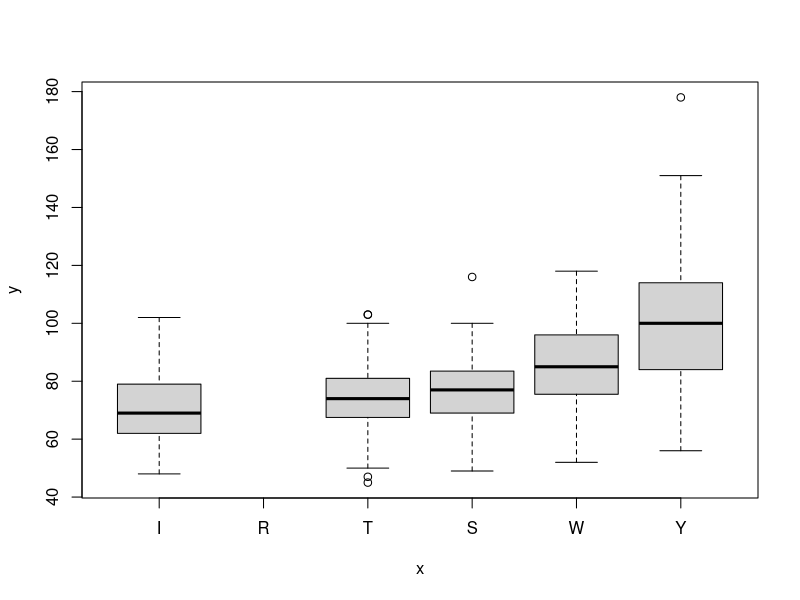
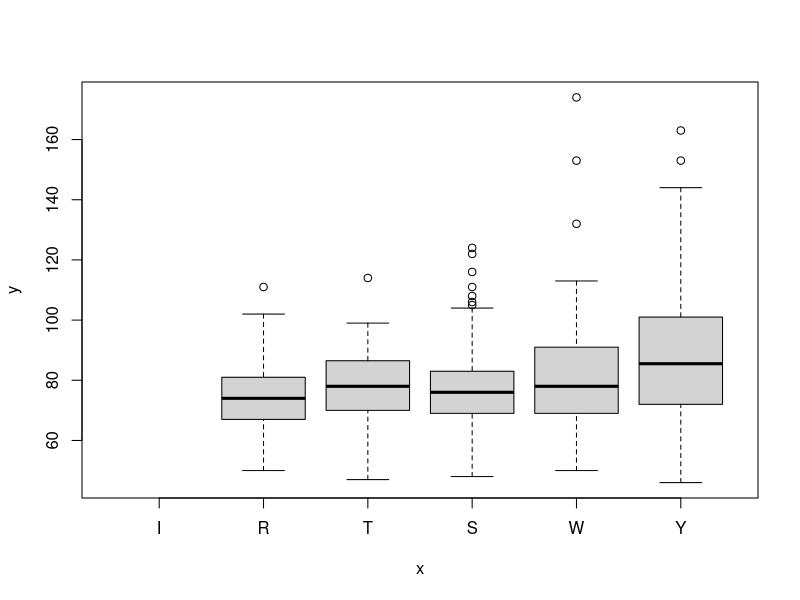

The R source for these figures, in order: (Note: this script raises an error after producing the figures.)
# R
#
VowelTable <- read.table("VowelReductionTest.tsv", header = TRUE, sep = "\t", na.strings = "-");
VowelTable$VowelDensity <- VowelTable$N/VowelTable$Duration
AverageVowels <- aggregate(cbind(Area1, Area2, N, i.dist, u.dist, a.dist, Duration, VowelDensity)~Speaker+Sex+Style+Text, data=VowelTable, mean);
SdevVowels <- aggregate(cbind(Area1, Area2, N, i.dist, u.dist, a.dist, Duration, VowelDensity)~Speaker+Sex+Style+Text, data=VowelTable, sd);


#for (Speaker in c("N","I","G","L","E","R","K","H", "D", "O")) {
#print(Speaker)
#print(t.test(VowelTable[VowelTable$Style=="VI"&VowelTable$Speaker==Speaker,]$Area, VowelTable[VowelTable$Style=="VT"&VowelTable$Speaker==Speaker,]$Area));
#};

#analysisVowel<-lm(Area ~ Speaker+Style, data=VowelTable, subset=VowelTable$Speaker=="VI"|VowelTable$Style=="VT")
#analysisVowel<-lm(cbind(i.dist,u.dist,a.dist) ~ Speaker+Style, data=VowelTable)
#analysisVowel<-lm(Area ~ Speaker+Style, data=VowelTable, subset=VowelTable$Text=="V")

print("V + F")
analysisVowelVF<-lm(Area2 ~ Speaker+Style+Text, data=VowelTable)
print(anova(analysisVowelVF))
print(summary.lm(analysisVowelVF))

print("V")
analysisVowelV<-lm(Area2 ~ Speaker+Style, data=VowelTable, subset=VowelTable$Text=="V")
print(anova(analysisVowelV))
print(summary.lm(analysisVowelV))

print("F")
analysisVowelF<-lm(Area2 ~ Speaker+Style, data=VowelTable, subset=VowelTable$Text=="F")
print(anova(analysisVowelF))
print(summary.lm(analysisVowelF))

# Box plot of averages by style
VowelTable$Style <- factor(VowelTable$Style, levels=c("I", "R", "T", "S", "W", "Y"), ordered=T);
plot(VowelTable[VowelTable$Text=="V",]$Style, VowelTable[VowelTable$Text=="V",]$Area2)
plot(VowelTable[VowelTable$Text=="F",]$Style, VowelTable[VowelTable$Text=="F",]$Area2)

plot(AverageVowels[AverageVowels$Text=="V",]$Style, AverageVowels[AverageVowels$Text=="V",]$Area2)
plot(AverageVowels[AverageVowels$Text=="F",]$Style, AverageVowels[AverageVowels$Text=="F",]$Area2)

plot(VowelTable$Style, VowelTable$Area2)
